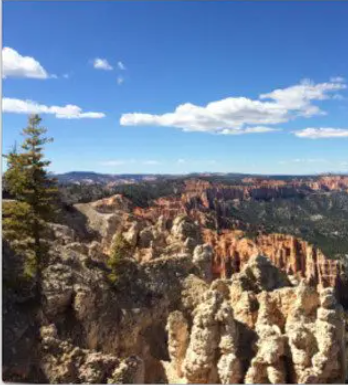
#> input picture TH05/image2/Screenshot 2024-04-26 092954.png, 348 x 385 px, found by its file name; its folder holds 3 pictures in this run
$ python test.py
#> lines starting #> are read from the running program, lines starting #| are printed output that depends on the picture
import cv2
import numpy as np
import os

def loadImagesFromFolder(folder_path):
#> called with folder_path = 'E:\\ComputerVision_OU\\TH05\\image2'
    images = []
    for filename in os.listdir(folder_path):
        if filename.endswith(('.jpg', '.jpeg', '.png', '.bmp')):
            img_path = os.path.join(folder_path, filename)
            img = cv2.imread(img_path)
#> img is the input picture: shape (385, 348, 3); mean B, G, R 137.4, 121.4, 111.1
            if img is not None:
                images.append(img)
    return images

def findAndDescribeFeatures(img):
    gray = cv2.cvtColor(img, cv2.COLOR_BGR2GRAY)
    sift = cv2.SIFT_create()
    kp, des = sift.detectAndCompute(gray, None)
    return kp, des

def matchFeatures(des1, des2):
    bf = cv2.BFMatcher()
    matches = bf.knnMatch(des1, des2, k=2)
    good_matches = []
    for m, n in matches:
        if m.distance < 0.75 * n.distance:
            good_matches.append(m)
    return good_matches

def generateHomography(kp1, kp2, good_matches):
    src_pts = np.float32([kp1[m.queryIdx].pt for m in good_matches]).reshape(-1, 1, 2)
    dst_pts = np.float32([kp2[m.trainIdx].pt for m in good_matches]).reshape(-1, 1, 2)
    H, _ = cv2.findHomography(src_pts, dst_pts, cv2.RANSAC, 5.0)
    return H

def warpTwoImages(img1, img2, H):
    warp_img = cv2.warpPerspective(img2, H, (img1.shape[1]+img2.shape[1], img1.shape[0]))
    warp_img[0:img1.shape[0], 0:img1.shape[1]] = img1
    return warp_img

def multiStitching(images):
    img1, img2, img3 = images
    kp1, des1 = findAndDescribeFeatures(img1)
    kp2, des2 = findAndDescribeFeatures(img2)
    kp3, des3 = findAndDescribeFeatures(img3)
    good_matches1_2 = matchFeatures(des1, des2)
    good_matches2_3 = matchFeatures(des2, des3)
    H1_2 = generateHomography(kp1, kp2, good_matches1_2)
    H2_3 = generateHomography(kp2, kp3, good_matches2_3)
    warp_img = warpTwoImages(img1, img2, H1_2)
    warp_img = warpTwoImages(warp_img, img3, H2_3)
    return warp_img

def displayImages(img1, img2, img3, panorama):
    cv2.imshow('Image 1', img1)
    cv2.imshow('Image 2', img2)
    cv2.imshow('Image 3', img3)
    cv2.imshow('Panorama', panorama)
    cv2.waitKey(0)
    cv2.destroyAllWindows()

if __name__ == "__main__":
    folder_path = "E:\ComputerVision_OU\TH05\image2"
    images = loadImagesFromFolder(folder_path)
#> images = 3 items

    if len(images) < 3:
        print("Error: Not enough images in the folder.")
    else:
        img1, img2, img3 = images[:3]  # Select the first three images
        panorama = multiStitching([img1, img2, img3])
#> in findAndDescribeFeatures, `gray = cv2.cvtColor(img, cv2.COLOR_BGR2GRAY)`:
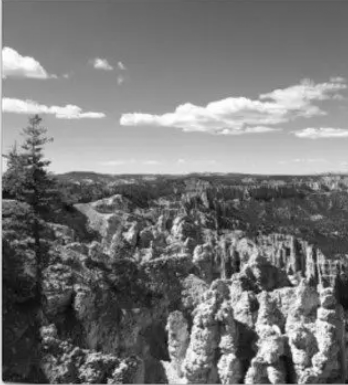
#> gray: shape (385, 348); min 4, max 255, mean 120.2
#> in findAndDescribeFeatures, `kp, des = sift.detectAndCompute(gray, None)`: kp = 1612 keypoints; strongest (x, y, size): (298, 356, 8.7), (251, 371, 5.2), (254, 306, 7.8), (266, 349, 12.9)
#> in multiStitching, `kp1, des1 = findAndDescribeFeatures(img1)`: kp1 has the same summary as kp in findAndDescribeFeatures
#> in findAndDescribeFeatures (call 2), `gray = cv2.cvtColor(img, cv2.COLOR_BGR2GRAY)`:
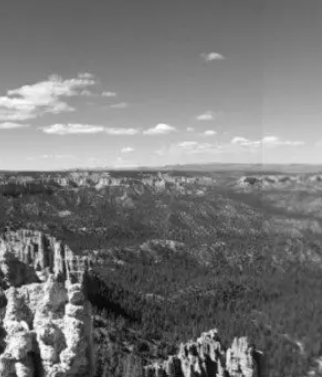
#> gray: shape (377, 322); min 2, max 252, mean 118.6
#> in findAndDescribeFeatures (call 2), `kp, des = sift.detectAndCompute(gray, None)`: kp = 881 keypoints; strongest (x, y, size): (46, 352, 8.7), (19, 368, 6.6), (24, 324, 4.3), (197, 368, 3.9)
#> in multiStitching, `kp2, des2 = findAndDescribeFeatures(img2)`: kp2 has the same summary as kp in findAndDescribeFeatures
#> in findAndDescribeFeatures (call 3), `gray = cv2.cvtColor(img, cv2.COLOR_BGR2GRAY)`:
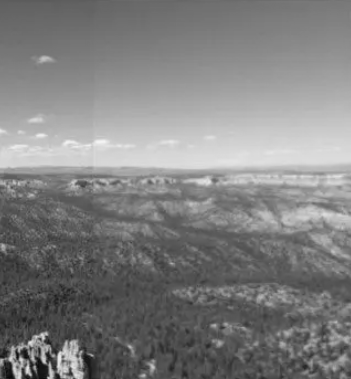
#> gray: shape (379, 351); min 7, max 243, mean 127.5
#> in findAndDescribeFeatures (call 3), `kp, des = sift.detectAndCompute(gray, None)`: kp = 620 keypoints; strongest (x, y, size): (28, 371, 3.9), (21, 359, 3), (70, 373, 3.8), (35, 367, 2.5)
#> in multiStitching, `kp3, des3 = findAndDescribeFeatures(img3)`: kp3 has the same summary as kp in findAndDescribeFeatures
#> in matchFeatures, `matches = bf.knnMatch(des1, des2, k=2)`: matches = 1612 matches
#> after the loop in matchFeatures, `for m, n in matches:`: good_matches = 389 matches
#> in matchFeatures (call 2), `matches = bf.knnMatch(des1, des2, k=2)`: matches = 881 matches
#> after the loop in matchFeatures (call 2), `for m, n in matches:`: good_matches = 243 matches
#> in generateHomography, `src_pts = np.float32([kp1[m.queryIdx].pt for m in good_matches]).resha..`: src_pts = 389 rows, first 8: [24.57, 237.3], [41.22, 63.91], [43.5, 108.6], [99.71, 63.16], [137.6, 111.4], [173.8, 335.5], [228.5, 303.8], [235.6, 179.1]
#> in generateHomography, `dst_pts = np.float32([kp2[m.trainIdx].pt for m in good_matches]).resha..`: dst_pts = 389 rows, first 8: [71.83, 361.8], [30.95, 81.9], [99.93, 128.6], [212.9, 55.59], [30.95, 81.9], [35.75, 246.2], [109.8, 181.8], [225.5, 174]
#> in generateHomography, `H, _ = cv2.findHomography(src_pts, dst_pts, cv2.RANSAC, 5.0)`: H = [[1, -9.98e-06, -252], [-1.42e-05, 1, -4], [1.42e-07, 2.06e-08, 1]]
#> in multiStitching, `H1_2 = generateHomography(kp1, kp2, good_matches1_2)`: H1_2 has the same summary as H in generateHomography
#> in generateHomography (call 2), `src_pts = np.float32([kp1[m.queryIdx].pt for m in good_matches]).resha..`: src_pts = 243 rows, first 8: [28.35, 224], [81.9, 329.6], [128.5, 149], [163.6, 164.9], [173.1, 280.1], [173.2, 239.4], [173.8, 350.6], [174.9, 250.3]
#> in generateHomography (call 2), `dst_pts = np.float32([kp2[m.trainIdx].pt for m in good_matches]).resha..`: dst_pts = 243 rows, first 8: [30.85, 195.3], [201.5, 186.8], [43.89, 58.59], [12.55, 165.9], [4.09, 283.1], [4.22, 242.4], [4.88, 353.7], [5.89, 253.3]
#> in multiStitching, `H2_3 = generateHomography(kp2, kp3, good_matches2_3)`: H2_3 = [[1, 5.83e-06, -169.1], [0.000148, 1, 2.95], [6.97e-07, 4.76e-07, 1]]
#> in warpTwoImages, `warp_img = cv2.warpPerspective(img2, H, (img1.shape[1]+img2.shape[1], ..`:
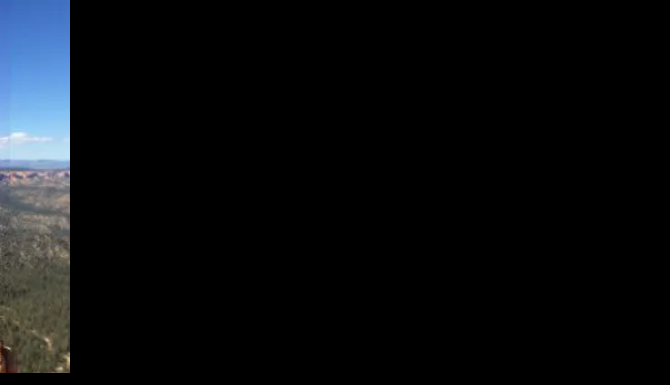
#> warp_img: shape (385, 670, 3); mean B, G, R 14.7, 12.6, 10.5
#> in warpTwoImages, `warp_img[0:img1.shape[0], 0:img1.shape[1]] = img1`:
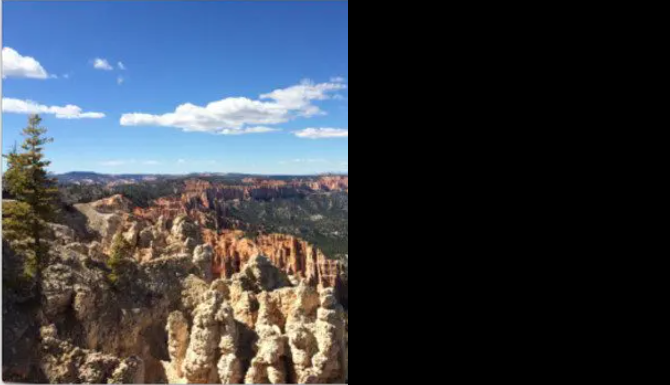
#> warp_img: shape (385, 670, 3); mean B, G, R 71.4, 63.1, 57.7
#> in warpTwoImages (call 2), `warp_img = cv2.warpPerspective(img2, H, (img1.shape[1]+img2.shape[1], ..`:
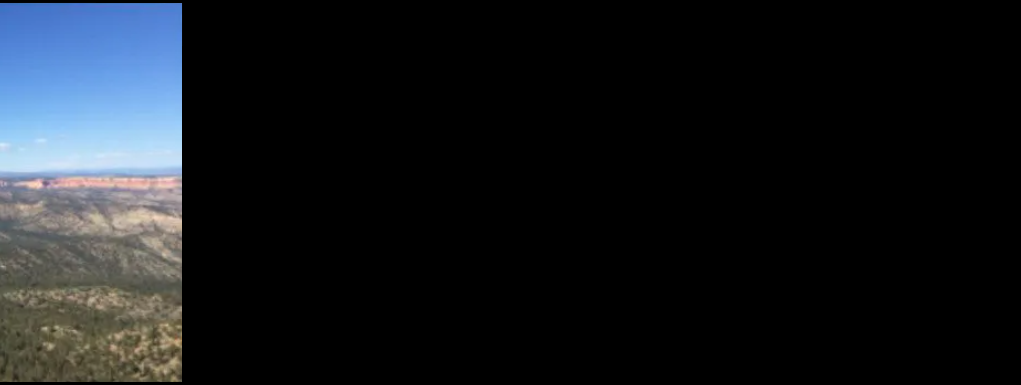
#> warp_img: shape (385, 1021, 3); mean B, G, R 28, 24.3, 21.2
#> in warpTwoImages (call 2), `warp_img[0:img1.shape[0], 0:img1.shape[1]] = img1`:
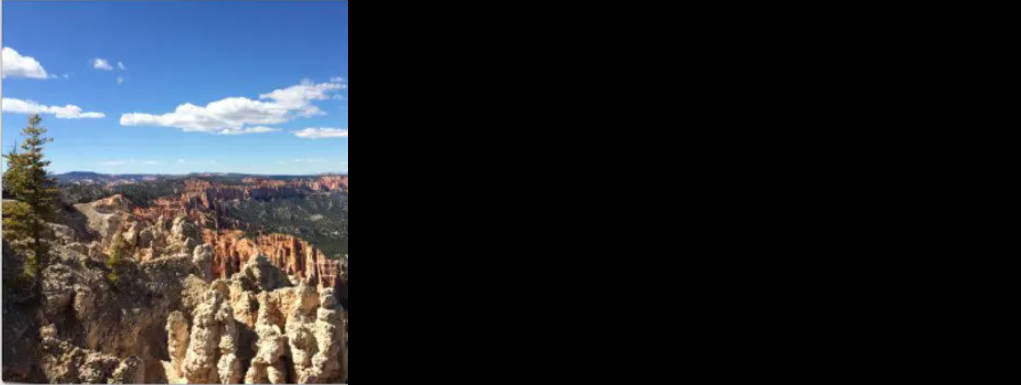
#> warp_img: shape (385, 1021, 3); mean B, G, R 46.8, 41.4, 37.9
        displayImages(img1, img2, img3, panorama)
